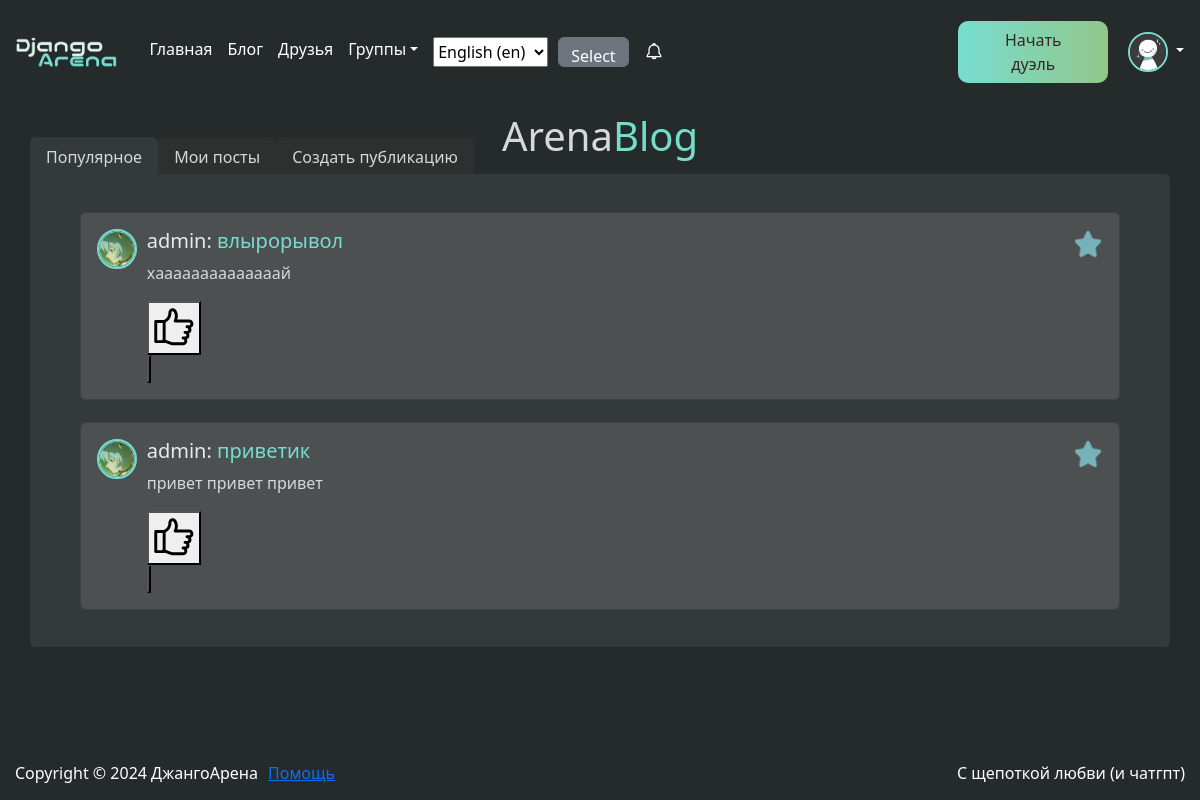
The page /blog/all/ (signed in) on the database its author committed.
### notes/models.py (models this page shows)
class Note(django.db.models.Model):
    title = django.db.models.CharField(max_length=255)
    text = django.db.models.TextField()
    created_at = django.db.models.DateTimeField(
        auto_now_add=True,
    )
    updated_at = django.db.models.DateTimeField(
        auto_now=True,
    )
    author = django.db.models.ForeignKey(
        core.models.User,
        related_name="notes",
        related_query_name="notes",
        on_delete=django.db.models.CASCADE,
    )
    likes = django.db.models.IntegerField(
        default=0,
    )
    dislikes = django.db.models.IntegerField(
        default=0,
    )
    is_on_main = django.db.models.BooleanField(
        default=False,
    )
    official_documentation = django.db.models.BooleanField(
        default=False,
    )
    user_likes = django.db.models.ManyToManyField(
        core.models.User,
        related_name="note_likes",
    )
    user_dislikes = django.db.models.ManyToManyField(
        core.models.User,
        related_name="note_dislikes",
    )
    class Meta:
        verbose_name = "пост"
        verbose_name_plural = "посты"

### core/models.py (models this page shows, shortened)
class User(django.contrib.auth.models.AbstractUser):
    shortname = django.db.models.CharField(
        verbose_name="имя",
        help_text="Введите свое имя(настояшее или вымышленное, \
            главное - чемпионское)",
        max_length=16,
        blank=True,
        null=True,
    )
    birthday = django.db.models.DateField(
        "дата рождения",
        help_text="Укажите дату рождения",
        null=True,
        blank=True,
        validators=[valid_birthday],
    )
    username = django.db.models.CharField(
        verbose_name="имя пользователя",
        help_text="Придумайте уникальное имя пользователя",
        max_length=16,
        unique=True,
    )
    image = django.db.models.ImageField(
        "аватарка",
        help_text="Загрузите аватарку",
        upload_to=get_path_image,
        null=True,
        blank=True,
    )
    rating = django.db.models.IntegerField(default=1000)
    views = django.db.models.PositiveIntegerField(default=0)
    friends = django.db.models.ManyToManyField(
        "self",
        blank=True,
    )
    github_link = django.db.models.URLField(
        verbose_name="ссылка на ваш github",
        blank=True,
        null=True,
    )
    gitlab_link = django.db.models.URLField(
        verbose_name="ссылка на ваш gitlab",
        blank=True,
        null=True,
    )
    games_played = django.db.models.PositiveIntegerField(default=0)
    games_won = django.db.models.PositiveIntegerField(default=0)
    easy_problems = django.db.models.PositiveIntegerField(default=0)
    medium_problems = django.db.models.PositiveIntegerField(default=0)
    hard_problems = django.db.models.PositiveIntegerField(default=0)
    def __str__(self):
        return f"{self.username}"
    class Meta:
        verbose_name = "пользователь"
        verbose_name_plural = "пользователи"

### notes/views.py (the view)
class NoteListAllView(django.views.generic.ListView):
    model = notes.models.Note
    template_name = "notes/note_list.html"
    context_object_name = "notes"
    ordering = ["-created_at"]
    def get_context_data(self, **kwargs):
        context = super().get_context_data(**kwargs)
        context["tab"] = "all"
        context["title"] = "Блог: популярное"
        return context

### notifications/context_processors.py (called while the page is built)
def get_notifications(request):
    if request.user.is_authenticated:
        user = core.models.User.objects.get(pk=request.user.id)
        cur_notifications = notifications.models.Notification.objects.filter(
            recipient=user.id,
        )
    else:
        cur_notifications = []
    return {"notifications": cur_notifications}

### notifications/models.py (called while the page is built)
    def __str__(self):
        return (
            f"{self.notification_type} {str(self.sender)}"
            f" {str(self.recipient)} {str(self.text)}"
        )

### templates/notes/note_list.html (shortened to what this page needs)
{% extends "base.html" %}
{% load static %}
{% block content %}
<div class="container">
    <div class="row">
        <h1 class="blog-title">Arena<span>Blog<span></h1>
        <ul class="nav nav-tabs" style="border: none;margin-bottom: -2px">
            <li class="nav-item">
                <a class="nav-link" {% if tab == "all" %}style="background-color: #343a39;border:none" {% else %}
                    style="border:none" {% endif %} href={% url "notes:blog-all" %}>Популярное</a>
            </li>
            <li class="nav-item">
                <a class="nav-link" {% if tab == "my" %}style="background-color: #343a39;border: none;" {% else %}
                    style="border:none" {% endif %} href={% url "notes:blog-my" %}>Мои посты</a>
            </li>
            <li class="nav-item">
                <a class="nav-link" style="border:none" href={% url "notes:create" %}>Создать публикацию</a>
            </li>
        </ul>
        <div class="card" id="parent_card">
            <div class="card-body">
                {% for note in notes %}
                <a style="text-decoration:none" href={% url "notes:detail" note.id %}>{% include "includes/note.html" %}</a>
                {% endfor %}
            </div>
        </div>
    </div>
</div>
{% endblock %}

### templates/includes/note.html (shortened to what this page needs)
{% load static %}
<div class="card" id="note_card">
    <div class="card-body" style="display: flex; justify-content: space-between">
        <div style="display: flex">
            <img id="ava" alt="" src={% static "images/yanami_ray_yo.png" %} height="50" width="50" loading="lazy"
                class="rounded-circle">
            <div style=" margin-left: 10px">
                <h5><span class="username">{{ note.author.username }}: </span><span
                        class="title">{{ note.title }}</span></h5>
                <p class="text">{{ note.text }}</p>
                {% if request.user.is_authenticated and request.user.id != note.author.id %}
                    <form class="like-form" method="post">
                      <button class="like-form__button"
                          value="submit" type="submit">
                        <img src="{% static "images/icons/blog_like.svg" %}" width="50"  alt="">
                      </button>
                    </form>
                    <form class="dislike-form" method="post">
                      <button class="dislike-form__button"
                           value="submit" type="submit">
                      </button>
                    </form>
                {% endif %}
            </div>
        </div>
        <p><img style="float:right" src="{% static "images/icons/blog_star.png" %}" alt="star" height="30" width="30">
        </p>
    </div>
</div>

### static_dev/style.css (style rules this page uses)
* { padding: 0; }
ul { padding: 0; }
body { height: 100%; color: #cdd5d6; }
.flex-container { display: flex; flex-direction: column; flex-direction: column; height: 100%; min-height: 100vh; background-color: #252b2a; }

### static_dev/css/header.css (style rules this page uses)
#ava { border: 2px solid #77ddd0; outline-offset: 2px; width: 40px; height: 40px; }

### static_dev/css/blog.css (style rules this page uses)
#parent_card { background-color: #343a39; border: none; border-top-left-radius: 0; }
#note_card { background-color: #4d5051; margin: 2%; }
.username { color: #e4ebec; }
.title { color: #77ddd0; }
.text { color: #d6d9d9; }
.nav-link { background-color: #2c3130; color: #d6d9d9; }
.blog-title { text-align: center; margin-bottom: -2%; color: #d6d9d9; }
.blog-title span { color: #74decb; }

### static_dev/css/chat.css (style rules this page uses)
form { margin-bottom: 0; }

### rows shown on the page
Note: author.username "admin", title "влырорывол", text "хаааааааааааааай"
Note: author.username "admin", title "приветик", text "привет привет привет"

### other values the page prints
form field language "English (en)"
